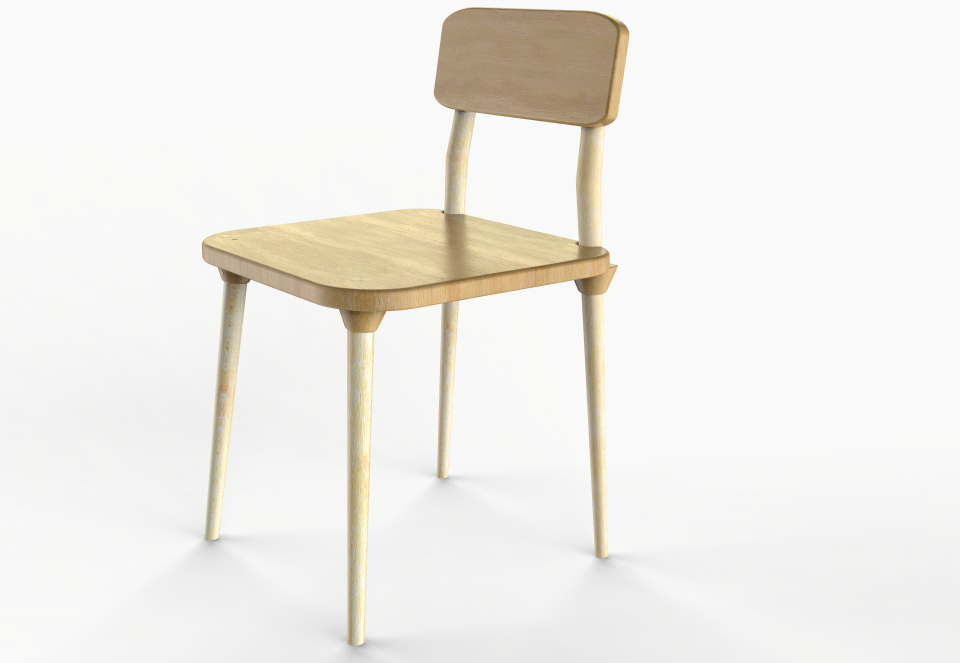
#> input picture chair_real.jpg, 1920 x 1325 px (shown at 1/2 size)
$ python feature_extractor.py
#> lines starting #> are read from the running program, lines starting #| are printed output that depends on the picture
#!/usr/bin/env python3

# script for tuning parameters
import cv2
import open3d as o3d
import numpy as np


class FeatureExtractor:
    def __init__(self, target_image_path):
#> called with target_image_path = './chair_real.jpg'
        self.img = cv2.imread(target_image_path, 0)
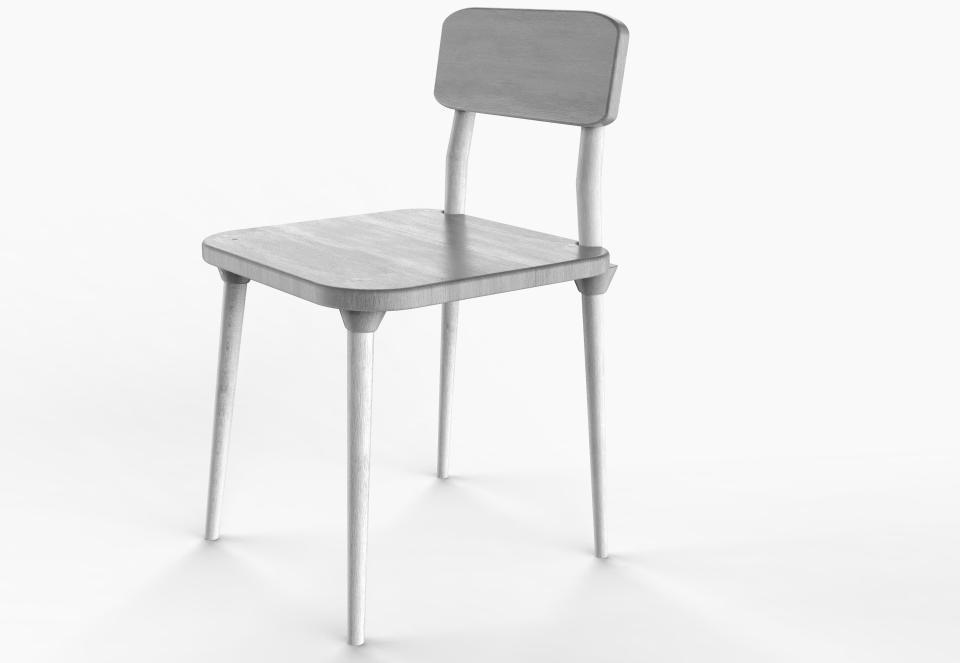
#> self.img: shape (1325, 1920) (shown at 1/2 size); min 53, max 255, mean 238
        self.edges = None

    def slider_callback(self, foo):
        pass

    def save_points(self, *args):
        points = np.where(self.edges == 255)
        cv2.destroyAllWindows()

    def run(self):
        # Create the control panel.
        cv2.namedWindow('Control Panel')
        cv2.createTrackbar('threshold1', 'Control Panel', 0, 255,
                           self.slider_callback)  # change the maximum to whatever you like
        cv2.createTrackbar('threshold2', 'Control Panel', 0, 255,
                           self.slider_callback)  # change the maximum to whatever you like
        cv2.createTrackbar('apertureSize', 'Control Panel', 0, 2, self.slider_callback)
        cv2.createTrackbar('L1/L2', 'Control Panel', 0, 1, self.slider_callback)
#> (the run stopped early here; a loop or call above may not have finished)
